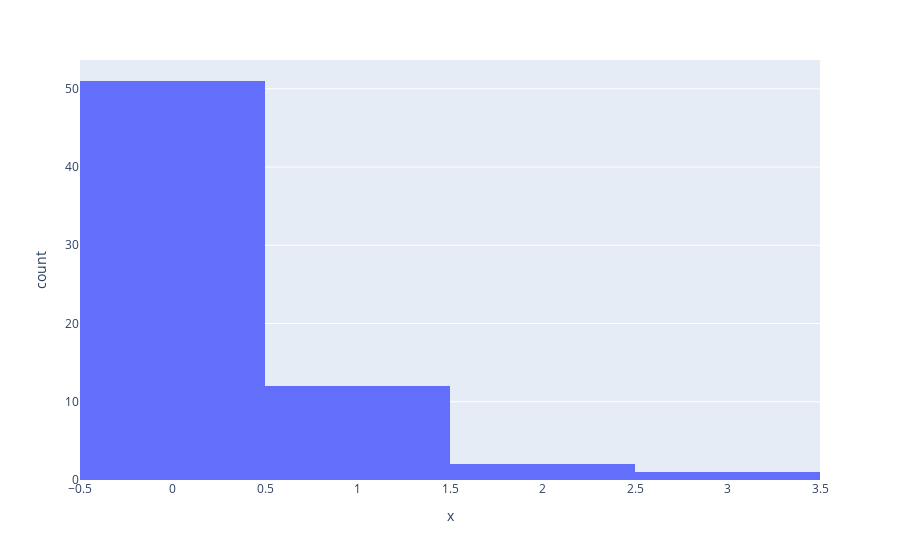

Here is the notebook cell this chart was saved with:
### Code cell
db = instance_mongodb_sei(project="mlts")
collection = db.grambow_green_calculation

num_imag_freqs = []

for doc in collection.find({'task_label': 'frequency calculation', 'tags.state': {'$ne': 'transition_state'}}):
    frequencies = doc['calcs_reversed'][0]['frequencies']
    _num_imag_freqs = len([freq for freq in frequencies if freq < 0])
    num_imag_freqs.append(_num_imag_freqs)

fig = px.histogram(x=num_imag_freqs)
fig.show()

### Figure 1 — Plotly figure (JSON) as saved in the notebook; plotly's stock layout.template omitted (floating-point values rounded to 4 significant figures)
{"data": [{"alignmentgroup": "True", "bingroup": "x", "hovertemplate": "x=%{x}<br>count=%{y}<extra></extra>", "legendgroup": "", "marker": {"color": "#636efa", "pattern": {"shape": ""}}, "name": "", "offsetgroup": "", "orientation": "v", "showlegend": false, "type": "histogram", "x": [0, 1, 1, 1, 1, 0, 0, 0, 0, 0, 3, 2, 0, 0, 1, 1, 0, 0, 0, 0, 1, 0, 0, 0, 0, 0, 0, 0, 0, 0, 0, 1, 0, 0, 0, 0, 0, 0, 0, 0, 0, 0, 0, 0, 0, 1, 0, 1, 0, 0, 0, 0, 0, 0, 0, 0, 0, 0, 2, 0, 1, 0, 0, 1, 0, 0], "xaxis": "x", "yaxis": "y"}], "layout": {"barmode": "relative", "legend": {"tracegroupgap": 0}, "margin": {"t": 60}, "xaxis": {"anchor": "y", "domain": [0, 1], "title": {"text": "x"}}, "yaxis": {"anchor": "x", "domain": [0, 1], "title": {"text": "count"}}}}
